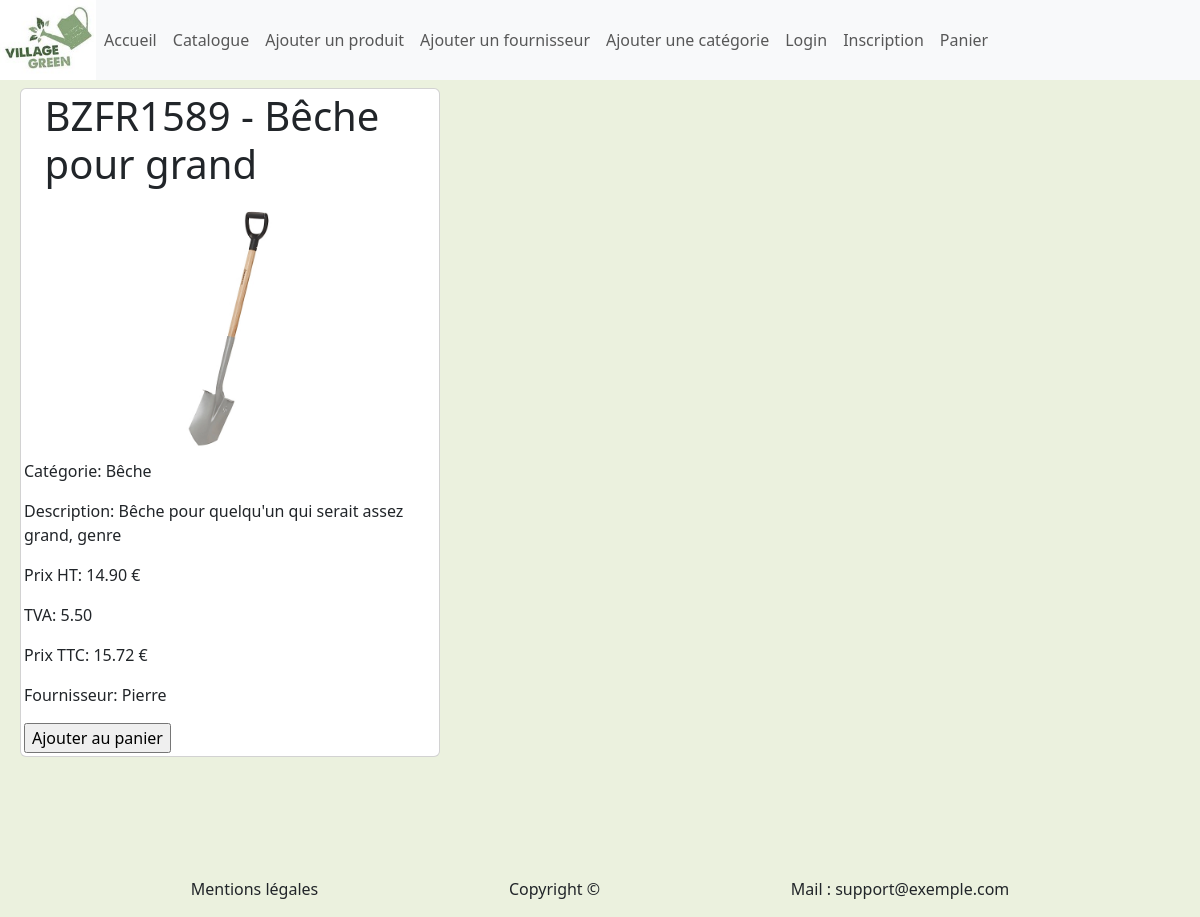
Screenshot of /GreenGardenPerso/consult_produit.php?id=1 with the database file from the repository.
### tables this page shows
CREATE TABLE `t_d_produit` (
  `Id_Produit` int(11) NOT NULL,
  `Taux_TVA` decimal(15,2) NOT NULL,
  `Nom_Long` varchar(250) NOT NULL,
  `Nom_court` varchar(50) NOT NULL,
  `Ref_fournisseur` varchar(250) NOT NULL,
  `Photo` varchar(250) DEFAULT NULL,
  `Prix_Achat` decimal(15,2) NOT NULL,
  `Id_Fournisseur` int(11) NOT NULL,
  `Id_Categorie` int(11) NOT NULL
);

CREATE TABLE `t_d_categorie` (
  `Id_Categorie` int(11) NOT NULL,
  `Libelle` varchar(50) NOT NULL,
  `Id_Categorie_Parent` int(11) DEFAULT NULL
);

CREATE TABLE `t_d_fournisseur` (
  `Id_Fournisseur` int(11) NOT NULL,
  `Nom_Fournisseur` varchar(50) NOT NULL
);

### GreenGardenPerso/consult_produit.php (the view, shortened to what this page needs)
<?php include 'header.php';
?>
<?php
$host = "localhost";
$user = "root";
$pwd = "";
$dbname = "greengarden";
try {
    $conn = new PDO("mysql:host=$host;dbname=$dbname", $user, $pwd);
} catch (PDOException $e) {
    echo "Connection failed " . $e->getMessage();
}
if (isset($_GET['id'])) {
    $id_produit = $_GET['id'];
    try {
        $stmt = $conn->prepare("SELECT * FROM t_d_produit where id_produit=:id");
        $stmt->bindValue(':id', $id_produit);
        $stmt->execute();
        $produit = $stmt->fetch(PDO::FETCH_ASSOC);
        $stmt = $conn->prepare("SELECT * FROM t_d_categorie where Id_Categorie=:idcat");
        $stmt->bindValue(':idcat', $produit['Id_Categorie']);
        $stmt->execute();
        $categorie = $stmt->fetch(PDO::FETCH_ASSOC);
        $stmt = $conn->prepare("SELECT * FROM t_d_fournisseur where Id_Fournisseur=:idfourni");
        $stmt->bindValue(':idfourni', $produit['Id_Fournisseur']);
        $stmt->execute();
        $fournisseur = $stmt->fetch(PDO::FETCH_ASSOC);
    } catch (PDOException $e) {
        echo
        "Erreur: " . $e->getMessage();
        exit();
    }
} else {
    echo "Produit non spécifié";
    exit;
}
?>
<?php
    $tva = $produit['Taux_TVA'];
    $prixHT = $produit['Prix_Achat'];
    $prixTTC = ($prixHT / 100) * $tva;
?>
    <div class="card">
    <h1><?php echo $produit['Ref_fournisseur'] . " - " . $produit['Nom_court']; ?></h1>
    <img class="img" src='img/<?php echo $produit['Photo'] ?>'>
    <p>Catégorie: <?php echo $categorie['Libelle'] ?></p>
    <p>Description: <?php echo $produit['Nom_Long'] ?></p>
    <p>Prix HT: <?php echo $produit['Prix_Achat'] ?> €</p>
    <p>TVA: <?php echo $produit['Taux_TVA'] ?></p>
    <p>Prix TTC: <?php echo round($prixTTC + $prixHT,2)?> € </p>
    <p>Fournisseur: <?php echo $fournisseur['Nom_Fournisseur'] ?></p>
    <form method="POST" action="ajout_panier.php">
        <input type="submit" value="Ajouter au panier">
    </form>
    </div>
<?php include 'footer.php'; ?>

### GreenGardenPerso/css/style.css (style rules this page uses)
* { box-sizing: border-box; }
body { background-color: rgb(235, 241, 222); }
.card { width: 35%; margin-left: 20px; margin-right: 20px; margin-top: 8px; margin-bottom: 8px; padding: 3px; }
.img { width: 60%; display: flex; margin-left: auto; margin-right: auto; margin-top: 8px; margin-bottom: 8px; }
h1 { margin-left: 5%; }

### rows the page displays
t_d_produit: Ref_fournisseur "BZFR1589", Nom_court "Bêche pour grand", Photo (picture), Nom_Long "Bêche pour quelqu'un qui serait assez grand, genre", Prix_Achat "14.90", Taux_TVA "5.50", $prixTTC + $prixHT "15.72"
t_d_categorie: Libelle "Bêche"
t_d_fournisseur: Nom_Fournisseur "Pierre"
